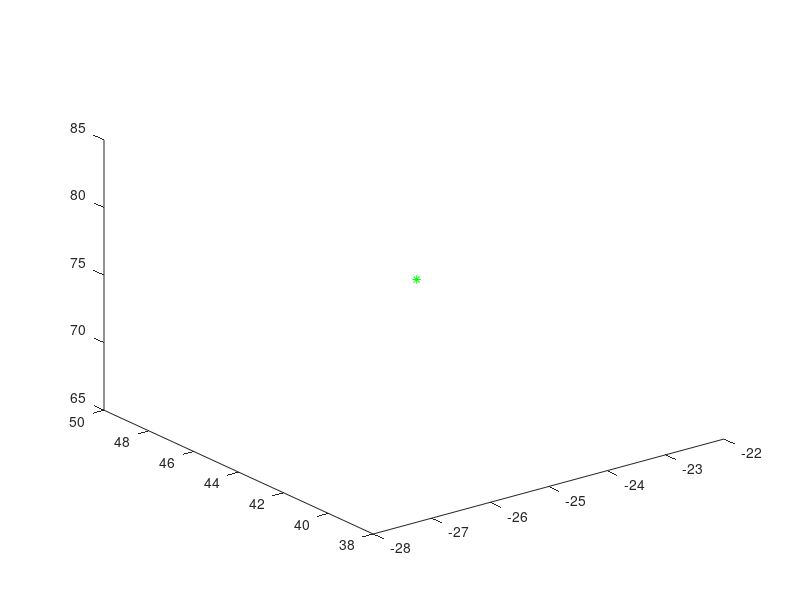

The MATLAB script that drew this image:
%Ejercico para cualquier problema traslacion-rotación
tetha = 54
rad = (tetha*(2*pi))/360

%Matriz p = 8.6, 13.97, 65.8

P = [8.6; 13.97; 65.8; 1]

Px = P(1,1)
Py = P(2,1)
Pz = P(3,1)

%Definimos Matriz Tpz

Tpz = [cos(rad), -sin(rad), 0, (Px*cos(rad))-(Py*sin(rad));...
    sin(rad), cos(rad), 0, (Px*sin(rad))+(Py*cos(rad));...
    0, 0, 1, Pz;...
    0, 0, 0, 1]


%Matriz Ruvw = (12.4, 32.1, 9.8)
Ruvw = [12.4; 32.1; 9.8; 1]

%Multipicamos Tpy por Ruvw Para obtener la resultante
res = Tpz * Ruvw

%Obtenermos los valores a graficar de la resultante
R1 = res(1,1)
R2 = res(2,1)
R3 = res(3,1)

%graficamos 
plot3(R1,R2,R3, "g*")

